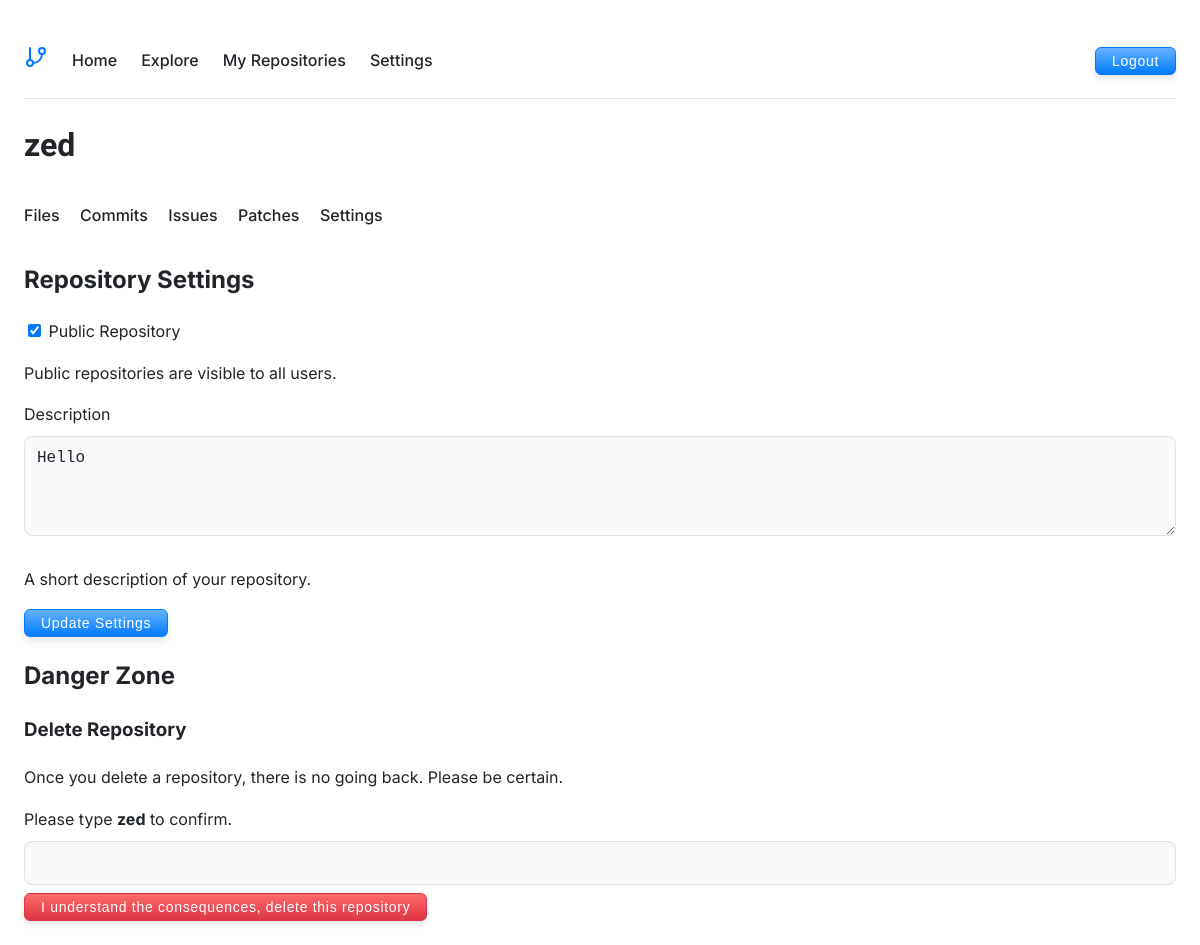
The app's page /settings.php?repo=zed (signed in), older data.
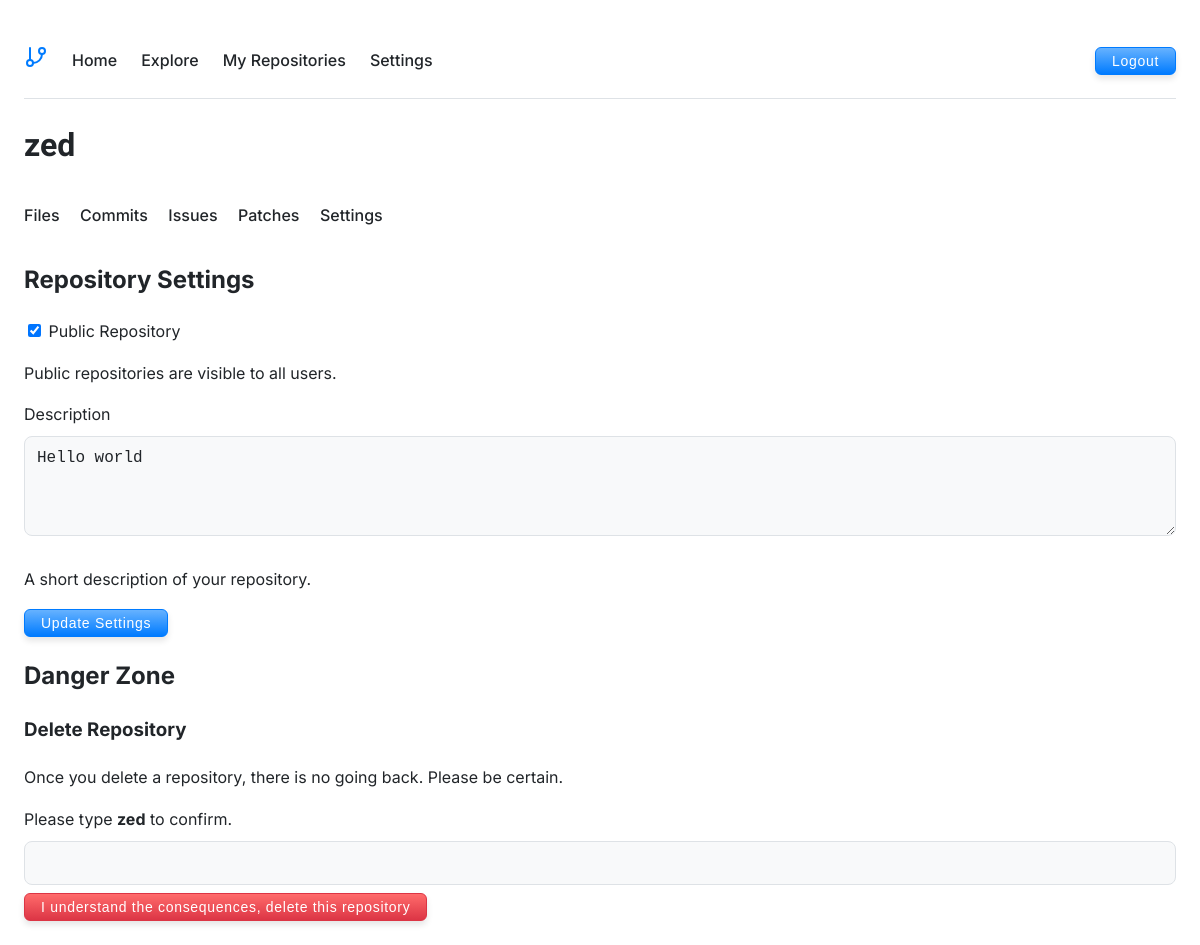
The same page, newer data.
### tables this page shows
CREATE TABLE repositories (
        id INTEGER PRIMARY KEY AUTOINCREMENT,
        user_id INTEGER NOT NULL,
        name TEXT NOT NULL,
        description TEXT,
        is_public BOOLEAN DEFAULT 0,
        created_at DATETIME DEFAULT CURRENT_TIMESTAMP,
        last_updated DATETIME DEFAULT CURRENT_TIMESTAMP,
        FOREIGN KEY (user_id) REFERENCES users(id),
        UNIQUE(user_id, name)
    );

### includes/repository.php (called while the page is built, shortened)
<?php
function getRepositoryInfo($username, $repoName) {
    $db = Database::getInstance();
    $stmt = $db->prepare('
        SELECT r.*, u.username, u.repo_path
        FROM repositories r
        JOIN users u ON r.user_id = u.id
        WHERE u.username = :username AND r.name = :name
    ');
    $stmt->bindValue(':username', $username, SQLITE3_TEXT);
    $stmt->bindValue(':name', $repoName, SQLITE3_TEXT);
    $result = $stmt->execute();
    return $result->fetchArray(SQLITE3_ASSOC);
}

### settings.php (the view, shortened to what this page needs)
<?php
require_once 'includes/repository.php';
$repo = $_GET['repo'] ?? null;
$repoInfo = getRepositoryInfo($_SESSION['username'], $repo);
?>
<!DOCTYPE html>
<html>
<head>
    <link rel="stylesheet" href="style.css">
</head>
<body>
    <?php include 'includes/header.php'; ?>
    <?php include 'includes/repo-header.php'; ?>
    <div class="settings-container">
        <section class="settings-section">
            <h2>Repository Settings</h2>
            <form method="post" class="settings-form">
                <div class="form-group">
                    <label>
                        <input type="checkbox" name="is_public"
                               <?php echo $repoInfo['is_public'] ? 'checked' : ''; ?>>
                        Public Repository
                    </label>
                    <p class="help-text">
                        Public repositories are visible to all users.
                    </p>
                </div>
                <div class="form-group">
                    <label for="description">Description</label>
                    <textarea name="description" id="description" rows="3"><?php
                        echo htmlspecialchars($repoInfo['description']);
                    ?></textarea>
                    <p class="help-text">
                        A short description of your repository.
                    </p>
                </div>
                <button type="submit" class="btn-primary">Update Settings</button>
            </form>
        </section>
        <section class="settings-section danger-zone">
            <h2>Danger Zone</h2>
            <div class="danger-zone-content">
                <h3>Delete Repository</h3>
                <p>
                    Once you delete a repository, there is no going back.
                    Please be certain.
                </p>
                <form method="post" class="delete-form" onsubmit="return confirm('Are you sure you want to delete this repository? This action cannot be undone.');">
                    <div class="form-group">
                        <label for="confirm_name">
                            Please type <strong><?php echo htmlspecialchars($repo); ?></strong>
                            to confirm.
                        </label>
                        <input type="text" name="confirm_name" id="confirm_name" required
                               pattern="<?php echo preg_quote($repo, '/'); ?>"
                               title="Must match repository name exactly">
                    </div>
                    <button type="submit" class="btn-danger">
                        I understand the consequences, delete this repository
                    </button>
                </form>
            </div>
        </section>
    </div>
</body>
</html>

Row changes from the older to the newer data that the page shows:
changed repositories: description "Hello" → "Hello world"
